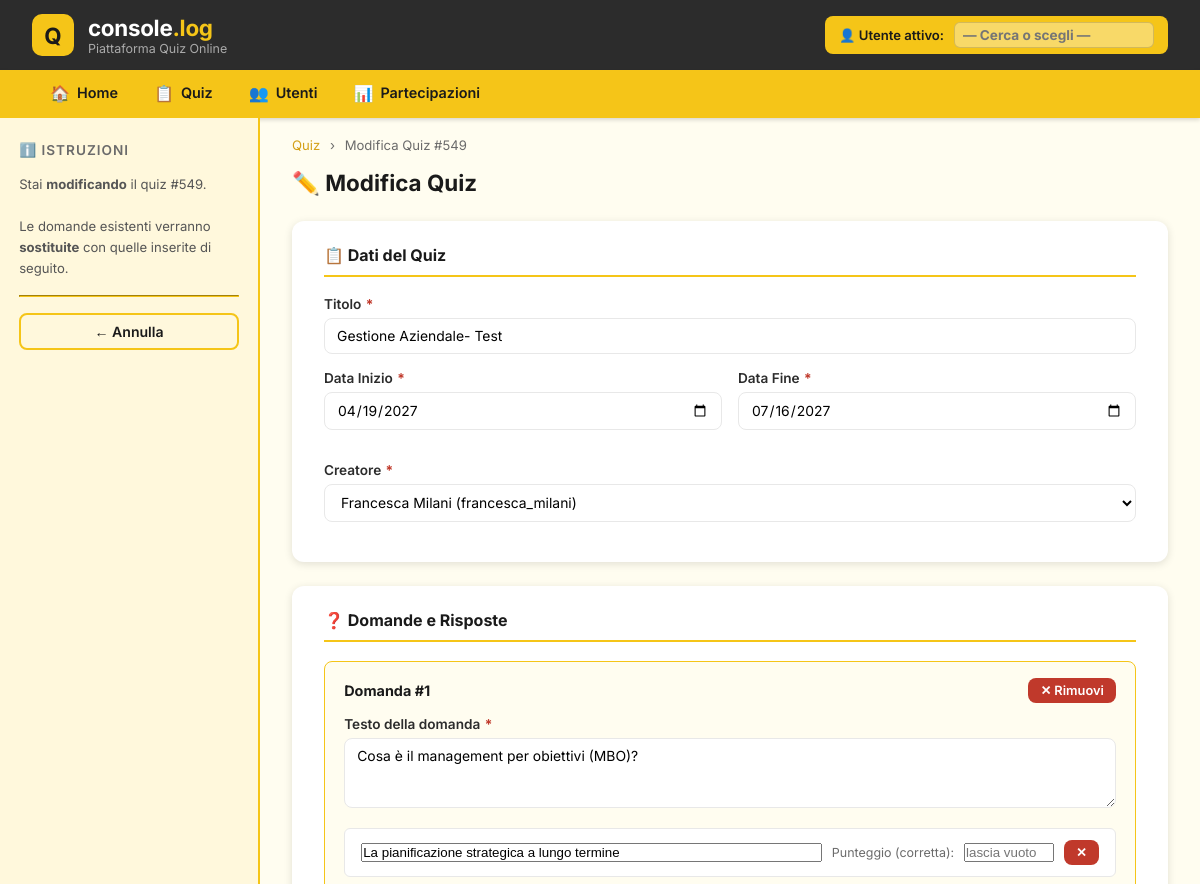
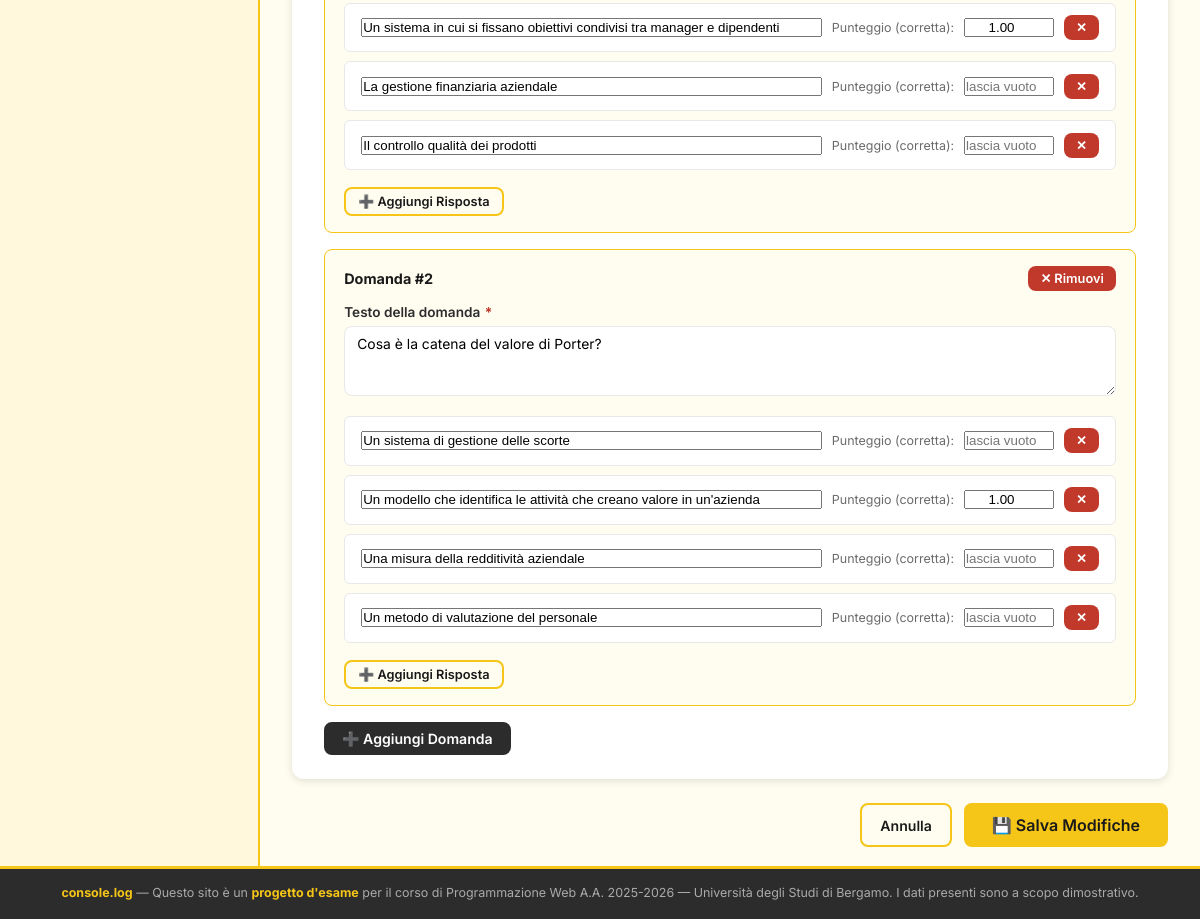
The app's page /quiz_form.php?id=549 with its own data (2 pictures, top to bottom).
### tables this page shows
CREATE TABLE IF NOT EXISTS Quiz (
  codice     INT          NOT NULL AUTO_INCREMENT,
  titolo     VARCHAR(200) NOT NULL,
  dataInizio DATE         NOT NULL,
  dataFine   DATE         NOT NULL,
  creatore   VARCHAR(50)  NOT NULL,
  PRIMARY KEY (codice),
  FOREIGN KEY (creatore) REFERENCES Utente(nomeUtente) ON UPDATE CASCADE ON DELETE RESTRICT
);

CREATE TABLE IF NOT EXISTS Utente (
  nomeUtente VARCHAR(50)  NOT NULL,
  nome       VARCHAR(50)  NOT NULL,
  cognome    VARCHAR(50)  NOT NULL,
  eMail      VARCHAR(100) NOT NULL,
  PRIMARY KEY (nomeUtente)
);

CREATE TABLE IF NOT EXISTS Domanda (
  numero     INT  NOT NULL,
  codiceQuiz INT  NOT NULL,
  testo      TEXT NOT NULL,
  PRIMARY KEY (numero, codiceQuiz),
  FOREIGN KEY (codiceQuiz) REFERENCES Quiz(codice) ON UPDATE CASCADE ON DELETE CASCADE
);

### quiz_form.php (the view, shortened to what this page needs)
<?php
$pdo = getDB();
$id = isset($_GET['id']) ? (int)$_GET['id'] : 0;
$isEdit = $id > 0;
$quiz = null;
$domande = [];
$utenti = $pdo->query("SELECT nomeUtente, nome, cognome FROM Utente ORDER BY cognome, nome")->fetchAll();
if ($isEdit) {
    $stmt = $pdo->prepare("SELECT * FROM Quiz WHERE codice = ?");
    $stmt->execute([$id]);
    $quiz = $stmt->fetch();
    $dStmt = $pdo->prepare("SELECT * FROM Domanda WHERE codiceQuiz = ? ORDER BY numero");
    $dStmt->execute([$id]);
    $domande = $dStmt->fetchAll();
    foreach ($domande as &$dom) {
        $rStmt = $pdo->prepare("SELECT * FROM Risposta WHERE numeroDomanda = ? AND codiceQuiz = ? ORDER BY numero");
        $rStmt->execute([$dom['numero'], $id]);
        $dom['risposte'] = $rStmt->fetchAll();
    }
}
?>
<?php include 'header.php'; ?>
<div class="main-wrapper">
  <aside class="sidebar">
    <h2>ℹ️ Istruzioni</h2>
    <p style="font-size:0.82rem;color:#555;line-height:1.6">
      <?php if ($isEdit): ?>
        Stai <strong>modificando</strong> il quiz #<?= $id ?>.<br><br>
        Le domande esistenti verranno <strong>sostituite</strong> con quelle inserite di seguito.
      <?php else: ?>
        Compila il form per creare un <strong>nuovo quiz</strong>.<br><br>
        Aggiungi almeno una domanda con le relative risposte.<br><br>
        Le risposte con un punteggio sono <strong>corrette</strong>; quelle senza punteggio sono <strong>sbagliate</strong>.
      <?php endif; ?>
    </p>
    <hr style="border-color:var(--yellow-main);margin:1rem 0">
    <a href="quiz.php" class="btn btn-outline" style="width:100%;justify-content:center">
      ← Annulla
    </a>
  </aside>
  <main class="main-content">
    <div class="breadcrumb">
      <a href="quiz.php">Quiz</a>
      <span>›</span>
      <?= $isEdit ? 'Modifica Quiz #' . $id : 'Nuovo Quiz' ?>
    </div>
    <div class="page-title">
      <h2><?= $isEdit ? '✏️ Modifica Quiz' : '➕ Nuovo Quiz' ?></h2>
    </div>
    <form method="POST" id="quiz-form">
      <div class="form-section">
        <h3>📋 Dati del Quiz</h3>
        <div class="form-group">
          <label for="titolo">Titolo <span class="req-star">*</span></label>
          <input type="text" id="titolo" name="titolo" required maxlength="200"
                 value="<?= htmlspecialchars($quiz['titolo'] ?? '') ?>"
                 placeholder="Es. Cultura Generale - Livello Base">
        </div>
        <div class="form-row">
          <div class="form-group">
            <label for="dataInizio">Data Inizio <span class="req-star">*</span></label>
            <input type="date" id="dataInizio" name="dataInizio" required
                   value="<?= htmlspecialchars($quiz['dataInizio'] ?? '') ?>">
          </div>
          <div class="form-group">
            <label for="dataFine">Data Fine <span class="req-star">*</span></label>
            <input type="date" id="dataFine" name="dataFine" required
                   value="<?= htmlspecialchars($quiz['dataFine'] ?? '') ?>">
          </div>
        </div>
        <div class="form-group">
          <label for="creatore">Creatore <span class="req-star">*</span></label>
          <?php if ($isEdit): ?>
            <select id="creatore" name="creatore" required>
              <?php foreach ($utenti as $u): ?>
                <option value="<?= htmlspecialchars($u['nomeUtente']) ?>"
                  <?= (isset($quiz['creatore']) && $quiz['creatore'] === $u['nomeUtente']) ? 'selected' : '' ?>>
                  <?= htmlspecialchars($u['nome'] . ' ' . $u['cognome'] . ' (' . $u['nomeUtente'] . ')') ?>
                </option>
              <?php endforeach; ?>
            </select>
          <?php else: ?>
            <input type="hidden" name="creatore" id="creatore-hidden">
            <div id="creatore-banner" style="padding: 8px 0; font-size:0.95rem;"></div>
          <?php endif; ?>
        </div>
      </div>
      <div class="form-section">
        <h3>❓ Domande e Risposte</h3>
        <div id="domande-container">
          <?php if (!empty($domande)): ?>
            <?php foreach ($domande as $i => $dom): ?>
              <?php
                $dIdx = $i;
                $rArray = $dom['risposte'];
              ?>
              <?= domandaHTML($dIdx, htmlspecialchars($dom['testo'], ENT_QUOTES), $rArray) ?>
            <?php endforeach; ?>
          <?php endif; ?>
        </div>
        <button type="button" class="btn btn-secondary" id="add-domanda">
          ➕ Aggiungi Domanda
        </button>
      </div>
      <div style="display:flex;gap:12px;justify-content:flex-end">
        <a href="quiz.php" class="btn btn-outline">Annulla</a>
        <button type="submit" class="btn btn-primary btn-lg">
          💾 <?= $isEdit ? 'Salva Modifiche' : 'Crea Quiz' ?>
        </button>
      </div>
    </form>
  </main>
</div>
<?php include 'footer.php'; ?>
<?php
function domandaHTML(int $idx, string $testo = '', array $risposte = []): string {
    $html = <<<HTML
    <div class="domanda-block" data-idx="$idx">
      <div class="domanda-block-header">
        <span>Domanda #<span class="d-num"></span></span>
        <button type="button" class="btn btn-danger btn-sm remove-domanda">✕ Rimuovi</button>
      </div>
      <div class="form-group">
        <label>Testo della domanda <span class="req-star">*</span></label>
        <textarea name="domande[$idx][testo]" rows="2" placeholder="Inserisci la domanda..." required>$testo</textarea>
      </div>
      <div class="risposte-container">
HTML;
    $risiLen = !empty($risposte) ? count($risposte) : 2;
    for ($r = 0; $r < $risiLen; $r++) {
        $rt = htmlspecialchars($risposte[$r]['testo'] ?? '', ENT_QUOTES);
        $rp = $risposte[$r]['punteggio'] ?? '';
        $html .= rispuestaHTML($idx, $r, $rt, $rp);
    }
    $html .= <<<HTML
      </div>
      <button type="button" class="btn btn-outline btn-sm add-risposta" style="margin-top:8px">➕ Aggiungi Risposta</button>
    </div>
HTML;
    return $html;
}
function rispuestaHTML(int $dIdx, int $rIdx, string $testo = '', $punteggio = ''): string {
    return <<<HTML
    <div class="risposta-block">
      <input type="text" name="domande[$dIdx][risposte][$rIdx][testo]"
             value="$testo" placeholder="Testo risposta..." required>
      <label>Punteggio (corretta):</label>
      <input type="number" name="domande[$dIdx][risposte][$rIdx][punteggio]"
             value="$punteggio" placeholder="lascia vuoto se sbagliata"
             step="0.5" min="0.5" class="punteggio-input">
      <button type="button" class="btn btn-danger btn-sm remove-risposta">✕</button>
    </div>
HTML;
}
?>

### css/style.css (style rules this page uses)
:root { --yellow-main: #F5C518; --yellow-dark: #D4A017; --yellow-light: #FFF8DC; --yellow-pale: #FFFDF0; --dark: #1A1A1A; --dark-mid: #2C2C2C; --gray: #6B6B6B; --gray-light: #E8E8E8; --white: #FFFFFF; --danger: #C0392B; --success: #27AE60; --info: #2980B9; --shadow: 0 2px 8px rgba(0,0,0,0.12); --shadow-hover: 0 4px 16px rgba(0,0,0,0.20); --radius: 8px; --radius-lg: 12px; }
*, *::before, *::after { box-sizing: border-box; margin: 0; padding: 0; }
html { height: 100%; overflow: hidden; }
body { font-family: 'Inter', sans-serif; background-color: var(--yellow-pale); color: var(--dark); height: 100vh; width: 100vw; overflow: hidden !important; display: flex; flex-direction: column; }
a { color: var(--yellow-dark); text-decoration: none; }
.main-wrapper { display: flex; flex: 1 1 0; width: 100%; height: calc(100vh - 70px - 48px - 53px); max-height: calc(100vh - 70px - 48px - 53px); overflow: hidden; }
.sidebar { width: 260px; min-width: 220px; background: var(--yellow-light); border-right: 2px solid var(--yellow-main); padding: 1.5rem 1.2rem; flex-shrink: 0; height: 100%; overflow-y: auto; }
.sidebar h2 { font-size: 0.85rem; text-transform: uppercase; letter-spacing: 1px; color: var(--gray); margin-bottom: 1rem; font-weight: 600; }
.main-content { flex: 1 1 0; padding: 1.2rem 2rem; display: flex; flex-direction: column; height: 100%; min-height: 0; overflow-y: auto; }
.btn { display: inline-flex; align-items: center; gap: 6px; padding: 8px 18px; border-radius: var(--radius); font-family: inherit; font-weight: 600; font-size: 0.88rem; cursor: pointer; border: none; transition: background 0.2s, transform 0.1s, box-shadow 0.2s; text-decoration: none; }
.btn-primary { background: var(--yellow-main); color: var(--dark); }
.btn-secondary { background: var(--dark-mid); color: var(--white); }
.btn-danger { background: var(--danger); color: var(--white); }
.btn-outline { background: transparent; border: 2px solid var(--yellow-main); color: var(--dark); }
.btn-sm { padding: 5px 12px; font-size: 0.8rem; }
.btn-lg { padding: 12px 28px; font-size: 1rem; }
.form-section { background: var(--white); border-radius: var(--radius-lg); padding: 1.5rem 2rem; box-shadow: var(--shadow); margin-bottom: 1.5rem; }
.form-section h3 { font-size: 1rem; font-weight: 700; color: var(--dark); margin-bottom: 1.2rem; padding-bottom: 0.6rem; border-bottom: 2px solid var(--yellow-main); }
.form-row { display: grid; grid-template-columns: 1fr 1fr; gap: 1rem; margin-bottom: 1rem; }
.form-group { margin-bottom: 1rem; }
.form-group label { display: block; font-size: 0.85rem; font-weight: 600; color: var(--dark-mid); margin-bottom: 6px; }
.form-group input, .form-group select, .form-group textarea { width: 100%; padding: 9px 12px; border: 1.5px solid var(--gray-light); border-radius: var(--radius); font-family: inherit; font-size: 0.87rem; background: var(--white); transition: border-color 0.2s, box-shadow 0.2s; outline: none; }
.form-group textarea { resize: vertical; min-height: 70px; }
.req-star { color: var(--danger); font-weight: 700; margin-left: 1px; }
.domanda-block { background: var(--yellow-pale); border: 1.5px solid var(--yellow-main); border-radius: var(--radius); padding: 1rem 1.2rem; margin-bottom: 1rem; }
.domanda-block-header { display: flex; justify-content: space-between; align-items: center; margin-bottom: 0.8rem; }
.domanda-block-header span { font-weight: 700; font-size: 0.9rem; }
.risposta-block { background: var(--white); border: 1px solid var(--gray-light); border-radius: 6px; padding: 0.7rem 1rem; margin-bottom: 0.6rem; display: flex; align-items: center; gap: 10px; }
.risposta-block input[type="text"] { flex: 1; }
.risposta-block .punteggio-input { width: 90px; text-align: center; }
.risposta-block label { font-size: 0.78rem; color: var(--gray); white-space: nowrap; }
.page-title { display: flex; align-items: center; justify-content: space-between; margin-bottom: 1.5rem; }
.page-title h2 { font-size: 1.4rem; font-weight: 700; }
.breadcrumb { font-size: 0.82rem; color: var(--gray); margin-bottom: 1rem; }
.breadcrumb a { color: var(--yellow-dark); }
.breadcrumb span { margin: 0 6px; }

### records on screen
quiz: titolo "Gestione Aziendale- Test", dataInizio "04/19/2027", dataFine "07/16/2027", creatore "Francesca Milani (francesca_milani)"
domanda: testo "Cosa è il management per obiettivi (MBO)?", value "La pianificazione strategica a lungo termine", value "1.00", value "La gestione finanziaria aziendale", value "Il controllo qualità dei prodotti"
domanda: testo "Cosa è la catena del valore di Porter?", value "Un sistema di gestione delle scorte", value "1.00", value "Una misura della redditività aziendale", value "Un metodo di valutazione del personale"

### other values on screen
$id "549"
